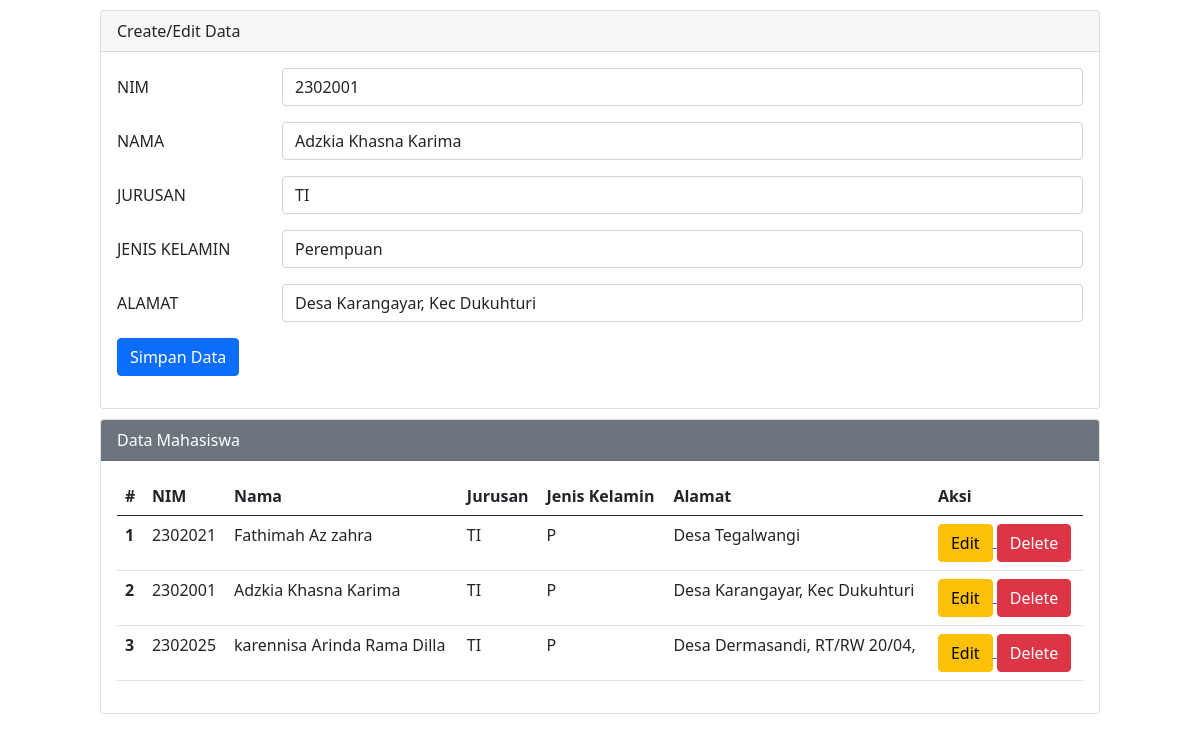
The app's page /PratikumWeb/index.php?op=edit&id=18 with its own data.
### tables this page shows
CREATE TABLE `mahasiswa` (
  `id` int(11) NOT NULL,
  `nim` varchar(7) NOT NULL,
  `nama` varchar(30) NOT NULL,
  `jurusan` varchar(2) NOT NULL,
  `jk` varchar(1) NOT NULL,
  `alamat` varchar(30) NOT NULL
);

### PratikumWeb/index.php (the view, shortened to what this page needs)
<?php
	include("koneksi.php");
	$nim = $nama = $jurusan = $jk = $alamat = "";
	if (isset($_GET['op']) && $_GET['op'] == 'edit') {
		$id = $_GET['id'];
		$sql = "SELECT * FROM mahasiswa WHERE id = $id";
		$q = mysqli_query($koneksi, $sql);
		$r = mysqli_fetch_array($q);
		$nim = $r['nim'];
		$nama = $r['nama'];
		$jurusan = $r['jurusan'];
		$jk = $r['jk'];
		$alamat = $r['alamat'];
	}
?>
<html>
	<head>
		<link href="https://cdn.jsdelivr.net/npm/bootstrap@5.0.2/dist/css/bootstrap.min.css" rel="stylesheet">
	</head>
	<body>
		<div class="mx-auto">
			<div class="card">
  				<div class="card-header">Create/Edit Data</div>
  				<div class="card-body">
  					<form action="" method="POST">
    					<div class="mb-3 row">
    						<label for="nim" class="col-sm-2 col-form-label">NIM</label>
    						<div class="col-sm-10">
      							<input type="text" class="form-control" id="nim" name="nim" value="<?php echo $nim?>">
    						</div>
  						</div>
  						<div class="mb-3 row">
    						<label for="nama" class="col-sm-2 col-form-label">NAMA</label>
    						<div class="col-sm-10">
      							<input type="text" class="form-control" id="nama" name="nama" value="<?php echo $nama?>">
    						</div>
  						</div>
  						<div class="mb-3 row">
    						<label for="jurusan" class="col-sm-2 col-form-label">JURUSAN</label>
    						<div class="col-sm-10">
      							<select class="form-control" name="jurusan" id="jurusan">
      								<option value="TI" <?php if($jurusan == "TI") echo "selected"?> >TI</option>
      							</select>
    						</div>
  						</div>
  						<div class="mb-3 row">
    						<label for="jk" class="col-sm-2 col-form-label">JENIS KELAMIN</label>
    						<div class="col-sm-10">
      							<select class="form-control" name="jk" id="jk">
      								<option value="P" <?php if($jk == "P") echo "selected"?> >Perempuan</option>
      							</select>
    						</div>
  						</div>
  						<div class="mb-3 row">
    						<label for="alamat" class="col-sm-2 col-form-label">ALAMAT</label>
    						<div class="col-sm-10">
      							<input type="text" class="form-control" id="alamat" name="alamat" value="<?php echo $alamat?>">
    						</div>
  						</div>
  						<div class="col-12">
  							<input type="submit" name="Simpan" value="Simpan Data" class="btn btn-primary">
  						</div>
    				</form>
  				</div>
			</div>
		</div>
		<div class="mx-auto">
			<div class="card">
  				<div class="card-header bg-secondary text-white">Data Mahasiswa</div>
  				<div class="card-body">
    				<table class="table">
    					<thead>
    						<tr>
    							<th scope="col">#</th>
    							<th scope="col">NIM</th>
    							<th scope="col">Nama</th>
    							<th scope="col">Jurusan</th>
    							<th scope="col">Jenis Kelamin</th>
    							<th scope="col">Alamat</th>
    							<th scope="col">Aksi</th>
    						</tr>
    						<tbody>
								<?php
									$sql2 = "SELECT * FROM mahasiswa ORDER BY id DESC";
									$q2 = mysqli_query($koneksi, $sql2);
									$urut = 1;
									while ($r2 = mysqli_fetch_array($q2)) {
										$id        = $r2['id'];
										$nim       = $r2['nim'];
										$nama      = $r2['nama'];
										$jurusan   = $r2['jurusan'];
										$jk        = $r2['jk'];
										$alamat    = $r2['alamat'];
								?>
									<tr>
										<th scope="row"><?php echo $urut++ ?></th>
										<td scope="row"><?php echo $nim ?></td>
										<td scope="row"><?php echo $nama ?></td>
										<td scope="row"><?php echo $jurusan ?></td>
										<td scope="row"><?php echo $jk ?></td>
										<td scope="row"><?php echo $alamat ?></td>
										<td scope="row">
											<a href="index.php?op=edit&id=<?php echo $id ?>">
												<button type="button" class="btn btn-warning">Edit</button>
											</a>
											<a href="index.php?op=delete&id=<?php echo $id ?>">
												<button type="button" class="btn btn-danger">Delete</button>
											</a>
										</td>
									</tr>
									<?php
										}
									?>
								</tbody>
    						</thead>
    					</table>
    				</div>
    			</div>
    		</div>
    	</body>
    </html>

### PratikumWeb/index.php (style rules this page uses)
.mx-auto { width: 1000px }
.card { margin-top: 10px }

### records on screen
mahasiswa: nim "2302001", nama "Adzkia Khasna Karima", jurusan "TI", jk "Perempuan", alamat "Desa Karangayar, Kec Dukuhturi", jk "P"
mahasiswa: nim "2302021", nama "Fathimah Az zahra", jurusan "TI", jk "P", alamat "Desa Tegalwangi"
mahasiswa: nim "2302025", nama "karennisa Arinda Rama Dilla", jurusan "TI", jk "P", alamat "Desa Dermasandi, RT/RW 20/04,"
